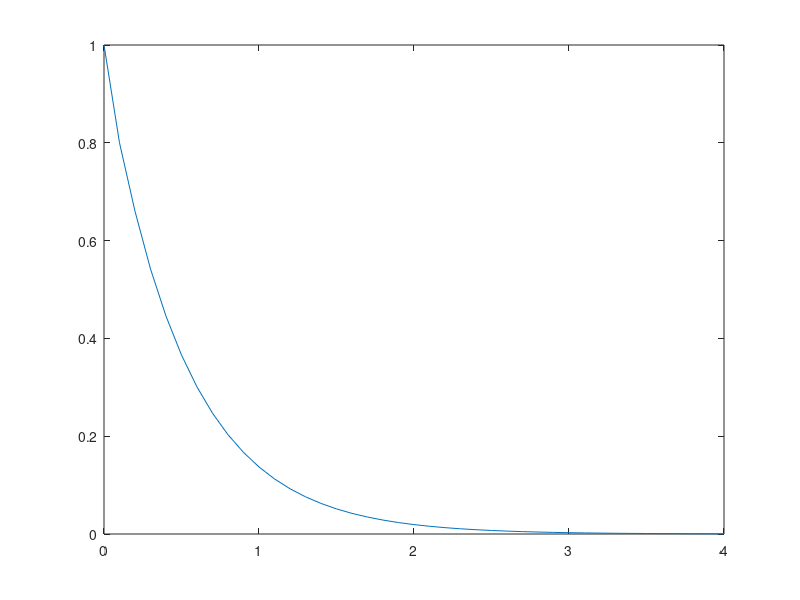

Write MATLAB code to recreate this figure.
# L5Z2 Dwukrokowa metoda Adamsa - Bashfortha

clear;
clc;

f = @(t,y) -2 * y;
T = 4;
h = 0.1;
t = 0:h:T;
y = zeros(size(t));
y(1) = 1;

for n = 1:1
  y(n+1) = y(n) + h * f(t(n), y(n));
end

for n = 2:length(y) - 1
  y(n+1) = y(n) + h * (3/2 * f(t(n), y(n)) - 1/2 * f(t(n-1), y(n-1)));
end

plot(t,y);
